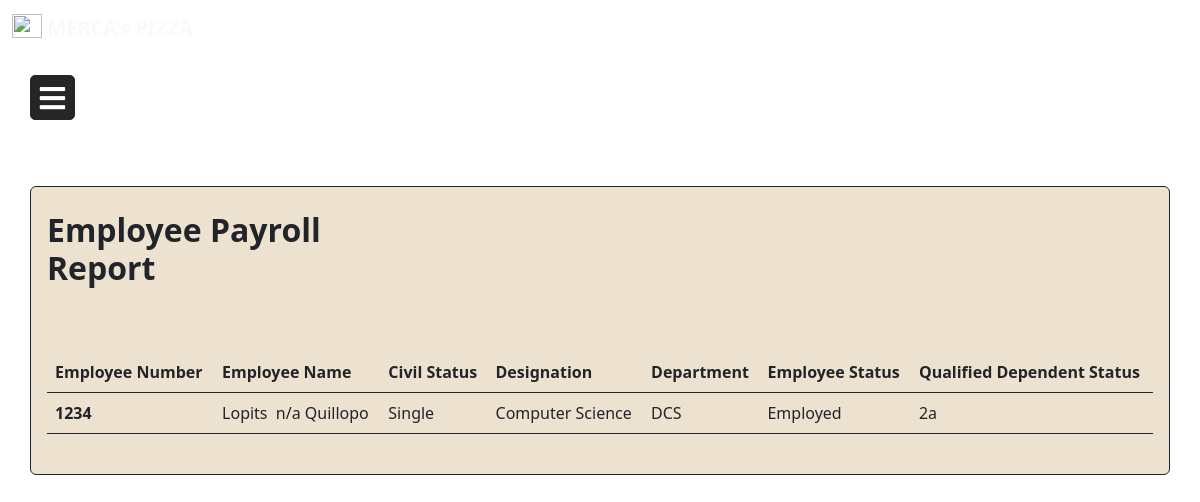
The page /payroll_report.php (signed in) on the database as committed earlier.
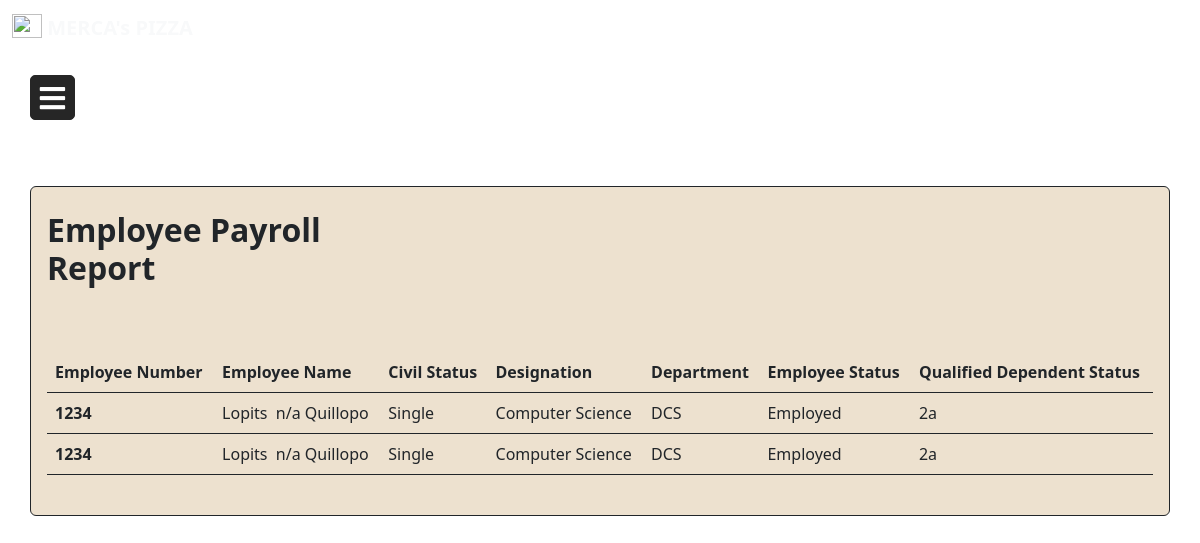
The same page on the database as committed later.
### tables this page shows
CREATE TABLE `payroll` (
  `payroll_id` int(11) NOT NULL,
  `employeeid_fk` int(11) NOT NULL,
  `basicincome` float NOT NULL,
  `honorarium` float NOT NULL,
  `otherincome` float NOT NULL,
  `grossincome` float NOT NULL,
  `netincome` float NOT NULL,
  `totaldeduction` float NOT NULL,
  `sss` float NOT NULL,
  `philhealth` float NOT NULL,
  `pagibig` float NOT NULL,
  `tax` float NOT NULL
);

CREATE TABLE `employee` (
  `id` int(11) NOT NULL,
  `employeenumber` varchar(255) NOT NULL,
  `employeename` varchar(255) NOT NULL,
  `gender` varchar(255) NOT NULL,
  `birthdate` date NOT NULL,
  `nationality` varchar(255) NOT NULL,
  `civilstatus` varchar(255) NOT NULL,
  `department` varchar(255) NOT NULL,
  `designation` varchar(255) NOT NULL,
  `employeestatus` varchar(255) NOT NULL,
  `picture` text NOT NULL,
  `contactnumber` varchar(255) NOT NULL,
  `email` varchar(255) NOT NULL,
  `age` varchar(20) NOT NULL,
  `paydate` date DEFAULT NULL,
  `dependent` varchar(255) DEFAULT NULL
);

### payroll_report.php (the view, shortened to what this page needs)
<?php
include "config.php";
if($_SESSION['usertype']=="hr" || $_SESSION['usertype']=="superadmin"){
?>
<!DOCTYPE html>
<html lang="en">
<head>
    <link rel="stylesheet" href="css/dashboard.css">
    <link rel="stylesheet" href="https://cdnjs.cloudflare.com/ajax/libs/font-awesome/5.15.3/css/all.min.css"/>
    <link rel="stylesheet" href="https://cdn.jsdelivr.net/npm/bootstrap-icons@1.9.1/font/bootstrap-icons.css">
    <link rel="stylesheet" href="css/main.min.css">
    </head>
    <nav class="navbar navbar-expand-md navbar-light">
        <div class="container-xxl">
            <a href="dashboard.php" class="navbar-brand">
                <img src="logo.png" alt="" width="30" height="24" class="d-inline-block align-text-top">
                <span class="fw-bold text-light">MERCA's PIZZA</span>
            </a>
        </div>
    </nav>
<body style="background-image: url(bg.webp);
            no-repeat center center fixed;
            -webkit-background-size: cover;
            -moz-background-size: cover;
            -o-background-size: cover;
            background-size: cover;">
    <section id="sides">
    <label for="check" class="mb-4 mt-1">
      <i class="fas fa-bars" id="btn"></i>
    </label>
    </section>
    <br>
    <br>
    <br>
    <br>
<section id="main">
<div class="container-sm form-group border p-3  justify-content-center border-dark  rounded" id="empdetailscontainer" style="background-color: #EDE1CF;">
    <div class="row my-2">
      <div class="col-lg-4">
          <h2 style= "font-weight: bold;">Employee Payroll Report</h2>
      </div>
    </div>
    <div class="row my-2 gy-5 gx-10 justify-content-center">
        <div class="col-lg-12 d-flex justify-content-center">
        <table class="table table-hover border-dark">
  <thead>
    <tr>
      <th scope="col">Employee Number</th>
      <th scope="col">Employee Name</th>
      <th scope="col">Civil Status</th>
      <th scope="col">Designation</th>
      <th scope="col">Department</th>
      <th scope="col">Employee Status</th>
      <th scope="col">Qualified Dependent Status</th>
    </tr>
  </thead>
  <tbody>
    <?php
    $query = "SELECT * FROM payroll";
    $run_query = mysqli_query($conn, $query) or die(mysqli_error($conn));
    if (mysqli_num_rows($run_query) > 0){
    while ($row = mysqli_fetch_array($run_query)){
        $id = $row['payroll_id'];
        $employeeid = $row['employeeid_fk'];
        $query1 = "SELECT * FROM employee where id='$employeeid'";
        $run_query1 = mysqli_query($conn, $query1) or die(mysqli_error($conn));
        if (mysqli_num_rows($run_query1) > 0){
         while ($fetch = mysqli_fetch_array($run_query1)){
          $employeenumber = $fetch['employeenumber'];
        $employeename = $fetch['employeename'];
        $civilstatus = $fetch['civilstatus'];
        $designation = $fetch['designation'];
        $department = $fetch['department'];
        $dependent = $fetch['dependent'];
        $employeestatus = $fetch['employeestatus'];
         }
        }
        echo '<tr row_id="'.$id.'">';
        echo '<th scope="row">'.$employeenumber.'</th>';
        echo '<td>'.$employeename.'</td>';
        echo '<td>'.$civilstatus.'</td>';
        echo '<td>'.$designation.'</td>';
        echo '<td>'.$department.'</td>';
        echo '<td>'.$employeestatus.'</td>';
        echo '<td>'.$dependent.'</td>';
        echo '</tr>';
        ?>
        <?php
    }}
    ?>
  </tbody>
</table>
        </div>
    </div>
</div>
</section>
</body>
</html>
<?php
}
else{
  echo '<script>alert("Unauthorized Web Access")</script>';
    echo '<script>window.location.href="dashboard.php"</script>';
}
?>

Rows that differ between the two databases and show on the page:
added payroll: employee.employeenumber "1234", employee.employeename "Lopits n/a Quillopo", employee.civilstatus "Single", employee.designation "Computer Science", employee.department "DCS", employee.employeestatus "Employed", employee.dependent "2a"
